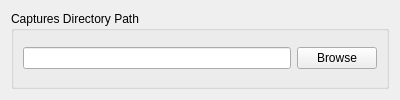
<?xml version="1.0" encoding="UTF-8"?>
<ui version="4.0">
 <class>Settings</class>
 <widget class="QWidget" name="Settings">
  <property name="geometry">
   <rect>
    <x>0</x>
    <y>0</y>
    <width>400</width>
    <height>100</height>
   </rect>
  </property>
  <property name="sizePolicy">
   <sizepolicy hsizetype="Fixed" vsizetype="Fixed">
    <horstretch>0</horstretch>
    <verstretch>0</verstretch>
   </sizepolicy>
  </property>
  <property name="minimumSize">
   <size>
    <width>400</width>
    <height>100</height>
   </size>
  </property>
  <property name="maximumSize">
   <size>
    <width>400</width>
    <height>100</height>
   </size>
  </property>
  <property name="windowTitle">
   <string>Settings</string>
  </property>
  <layout class="QVBoxLayout" name="verticalLayout">
   <item>
    <widget class="QGroupBox" name="captures_dir_path_group_box">
     <property name="title">
      <string>Captures Directory Path</string>
     </property>
     <layout class="QHBoxLayout" name="horizontalLayout">
      <item>
       <widget class="QLineEdit" name="dir_path_line_edit"/>
      </item>
      <item>
       <widget class="QPushButton" name="browse_button">
        <property name="text">
         <string>Browse</string>
        </property>
       </widget>
      </item>
     </layout>
    </widget>
   </item>
  </layout>
 </widget>
 <resources/>
 <connections/>
</ui>
